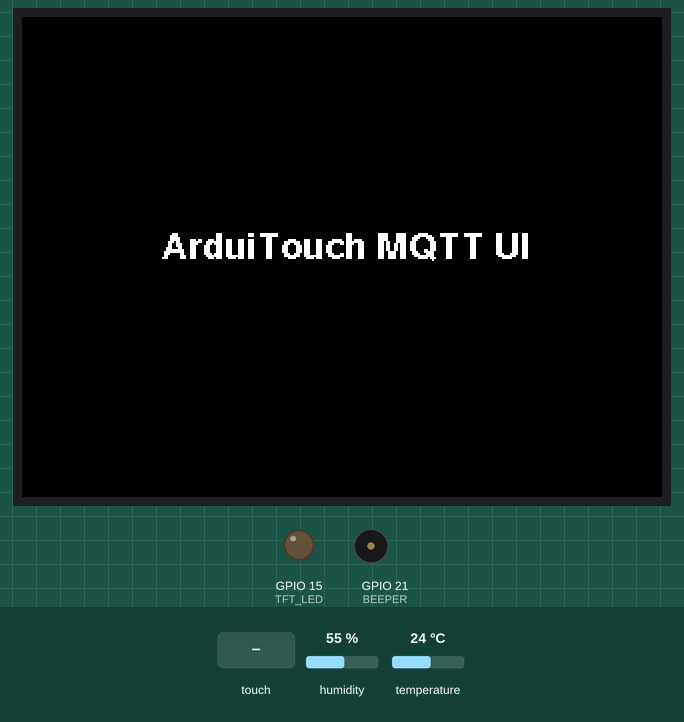
Simulated run of this sketch. Board: ESP32. On the bench: 320×240 colour display, output pins drawn as LEDs (lit = HIGH), buzzer (waves = sounding). The inputs (shaded band) are chosen by the test bench; at power-on: humidity 55 %, temperature 24 °C. What the sketch prints to the serial monitor is not drawn.

Above: at 0.3 s.
At 4.1 s:
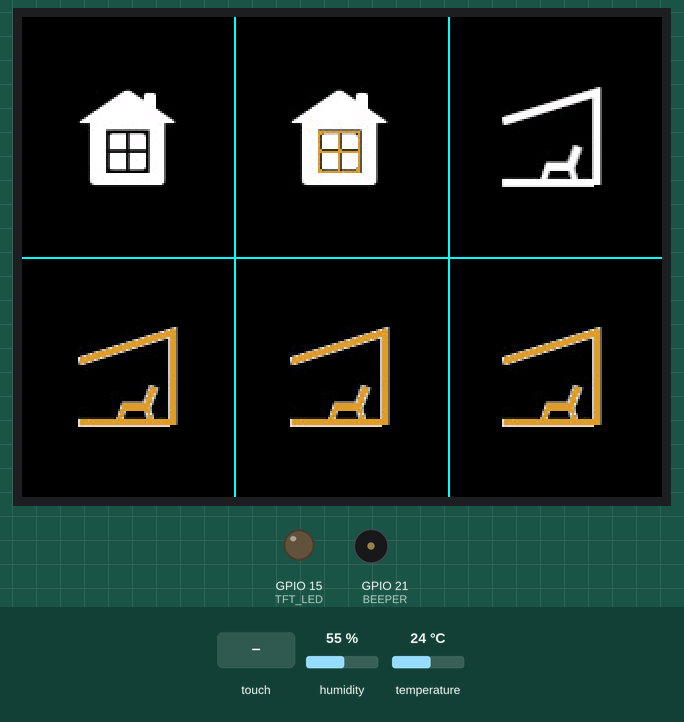
4.2 s: touch panel pressed at 13 % / 10 % of its raw x / y range
At 4.33 s:
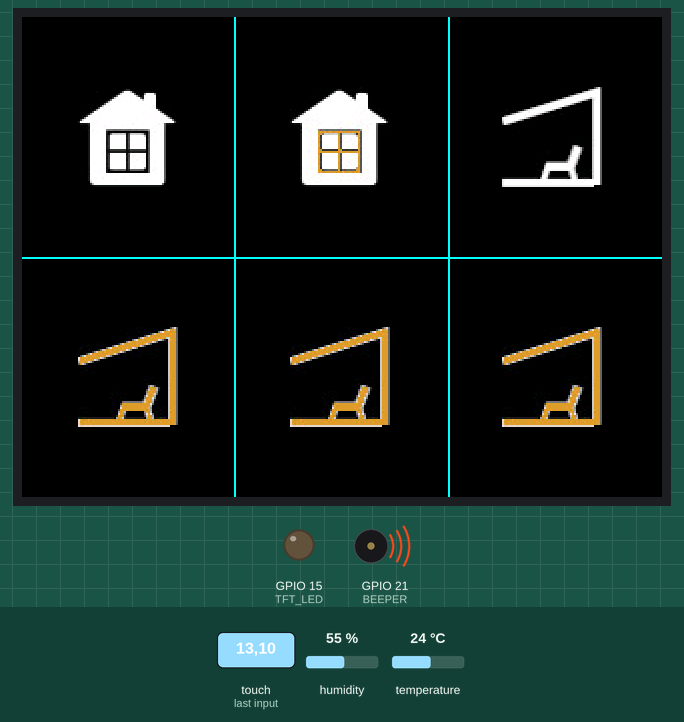
Timing chart, 0 to 7.2 s (numbered marks = the images above; inputs shaded):
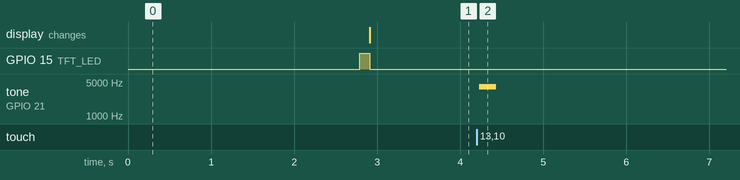

The sketch:

arduitouch-mqtt-ui.ino
```cpp
// (licence header left out)
/*______Import Libraries_______*/
#include <Arduino.h>
#include <SPI.h>
#include "Adafruit_GFX.h"
#include "Adafruit_ILI9341.h"
#include <XPT2046_Touchscreen.h>
#include <Fonts/FreeSansBold9pt7b.h>
#include <DHTesp.h>
#include "Ticker.h"
#include "usergraphics.h"
#include "gardenhouse.h"
#include "gardenhouse_active.h"
#include "terrace.h"
#include "terrace_active.h"

/*______End of Libraries_______*/


/*__Pin definitions for the ESP8266__*/
#define TFT_CS   5
#define TFT_DC   4
#define TFT_LED  15
#define TFT_MOSI 23
#define TFT_CLK  18
#define TFT_RST  22
#define TFT_MISO 19
#define TFT_LED  15

#define DHTPIN 27     // Digital pin connected to the DHT sensor
#define DHTTYPE    DHT22     // DHT 22 (AM2302)

#define BEEPER 21

#define HAVE_TOUCHPAD
#define TOUCH_CS 14
#define TOUCH_IRQ 2

/*_______End of definitions______*/


/*____Calibrate Touchscreen_____*/
#define MINPRESSURE 10      // minimum required force for touch event
#define TS_MINX 370
#define TS_MINY 470
#define TS_MAXX 3700
#define TS_MAXY 3600
/*______End of Calibration______*/


/*___Keylock spezific definitions___*/
#define codenum 42    // 42 is the answer for everything, but you can change this to any number between 0 and 999999

/*___End of Keylock spezific definitions___*/


Adafruit_ILI9341 tft = Adafruit_ILI9341(TFT_CS, TFT_DC, TFT_RST);
XPT2046_Touchscreen touch(TOUCH_CS, TOUCH_IRQ);

DHTesp dht;
void tempTask(void *pvParameters);
bool getTemperature();
void triggerGetTemp();
/** Task handle for the light value read task */
TaskHandle_t tempTaskHandle = NULL;
/** Ticker for temperature reading */
Ticker tempTicker;
/** Comfort profile */
ComfortState cf;
/** Flag if task should run */
bool tasksEnabled = false;

bool initTemp() {
  byte resultValue = 0;
  // Initialize temperature sensor
  dht.setup(DHTPIN, DHTesp::DHTTYPE);
  Serial.println("DHT initiated");

  // Start task to get temperature
  xTaskCreatePinnedToCore(
      tempTask,                       /* Function to implement the task */
      "tempTask ",                    /* Name of the task */
      4000,                           /* Stack size in words */
      NULL,                           /* Task input parameter */
      5,                              /* Priority of the task */
      &tempTaskHandle,                /* Task handle. */
      1);                             /* Core where the task should run */

  if (tempTaskHandle == NULL) {
    Serial.println("Failed to start task for temperature update");
    return false;
  } else {
    // Start update of environment data every 20 seconds
    tempTicker.attach(20, triggerGetTemp);
  }
  return true;
}

/**
 * triggerGetTemp
 * Sets flag dhtUpdated to true for handling in loop()
 * called by Ticker getTempTimer
 */
void triggerGetTemp() {
  if (tempTaskHandle != NULL) {
     xTaskResumeFromISR(tempTaskHandle);
  }
}

/**
 * Task to reads temperature from DHT11 sensor
 * @param pvParameters
 *    pointer to task parameters
 */
void tempTask(void *pvParameters) {
  Serial.println("tempTask loop started");
  while (1) // tempTask loop
  {
    if (tasksEnabled) {
      // Get temperature values
      getTemperature();
    }
    // Got sleep again
    vTaskSuspend(NULL);
  }
}

/**
 * getTemperature
 * Reads temperature from DHT sensor
 * @return bool
 *    true if temperature could be aquired
 *    false if aquisition failed
*/
bool getTemperature() {
  // Reading temperature for humidity takes about 250 milliseconds!
  // Sensor readings may also be up to 2 seconds 'old' (it's a very slow sensor)
  TempAndHumidity newValues = dht.getTempAndHumidity();
  // Check if any reads failed and exit early (to try again).
  if (dht.getStatus() != 0) {
    Serial.println("DHT error status: " + String(dht.getStatusString()));
    return false;
  }

  float heatIndex = dht.computeHeatIndex(newValues.temperature, newValues.humidity);
  float dewPoint = dht.computeDewPoint(newValues.temperature, newValues.humidity);
  float cr = dht.getComfortRatio(cf, newValues.temperature, newValues.humidity);

  String comfortStatus;
  switch(cf) {
    case Comfort_OK:
      comfortStatus = "Comfort_OK";
      break;
    case Comfort_TooHot:
      comfortStatus = "Comfort_TooHot";
      break;
    case Comfort_TooCold:
      comfortStatus = "Comfort_TooCold";
      break;
    case Comfort_TooDry:
      comfortStatus = "Comfort_TooDry";
      break;
    case Comfort_TooHumid:
      comfortStatus = "Comfort_TooHumid";
      break;
    case Comfort_HotAndHumid:
      comfortStatus = "Comfort_HotAndHumid";
      break;
    case Comfort_HotAndDry:
      comfortStatus = "Comfort_HotAndDry";
      break;
    case Comfort_ColdAndHumid:
      comfortStatus = "Comfort_ColdAndHumid";
      break;
    case Comfort_ColdAndDry:
      comfortStatus = "Comfort_ColdAndDry";
      break;
    default:
      comfortStatus = "Unknown:";
      break;
  };

  Serial.println(" T:" + String(newValues.temperature) + " H:" + String(newValues.humidity) + " I:" + String(heatIndex) + " D:" + String(dewPoint) + " " + comfortStatus);
  return true;
}


int X,Y;
char action;
boolean result = false;
bool Touch_pressed = false;
unsigned long delayTime;
TS_Point p;


void setup() {
  Serial.begin(115200); //Use serial monitor for debugging

  Serial.println("DHT ESP32 example with tasks");
  initTemp();
  // Signal end of setup() to tasks
  tasksEnabled = true;


  pinMode(TFT_LED, OUTPUT); // define as output for backlight control

  Serial.println("Init TFT and Touch...");
  tft.begin();
  tft.setRotation(3);
  touch.begin();
  Serial.print("tftx ="); Serial.print(tft.width()); Serial.print(" tfty ="); Serial.println(tft.height());
  tft.fillScreen(ILI9341_BLACK);

  IntroScreen();
  digitalWrite(TFT_LED, LOW);    // LOW to turn backlight on;

  delay(1500);

  digitalWrite(TFT_LED, HIGH);    // HIGH to turn backlight off - will hide the display during drawing
  draw_BoxNButtons();
  digitalWrite(TFT_LED, LOW);    // LOW to turn backlight on;

  //sound configuration
  ledcSetup(0,1E5,12);
  ledcAttachPin(BEEPER,0);

    Serial.println();
}

void loop() {
  // check touch screen for new events
  if (Touch_Event()== true) {
    X = p.y; Y = p.x;
    Touch_pressed = true;

  } else {
    Touch_pressed = false;
  }

  // if touch is pressed detect pressed buttons
  if (Touch_pressed == true) {

    DetectButtons();


   // hier Auswertung einfügen


  }
  delay(100);
  ledcWriteTone(0,0);

  if (!tasksEnabled) {
    // Wait 2 seconds to let system settle down
    delay(2000);
    // Enable task that will read values from the DHT sensor
    tasksEnabled = true;
    if (tempTaskHandle != NULL) {
      vTaskResume(tempTaskHandle);
    }
  }
  yield();

//END LOOP
}


/********************************************************************//**
 * @brief     detects a touch event and converts touch data
 * @param[in] None
 * @return    boolean (true = touch pressed, false = touch unpressed)
 *********************************************************************/
bool Touch_Event() {
  p = touch.getPoint();
  delay(1);
  #ifdef touch_yellow_header
    p.x = map(p.x, TS_MINX, TS_MAXX, 320, 0); // yellow header
  #else
    p.x = map(p.x, TS_MINX, TS_MAXX, 0, 320); // black header
  #endif
  p.y = map(p.y, TS_MINY, TS_MAXY, 0, 240);
  if (p.z > MINPRESSURE) return true;
  return false;
}


/********************************************************************//**
 * @brief     detecting pressed buttons with the given touchscreen values
 * @param[in] None
 * @return    None
 *********************************************************************/
void DetectButtons()
{
  if (X>120) //Detecting Buttons on Column 1
  {
    if (Y>213) //If Button 1 is pressed
    {Serial.println ("Button 1");
    Button_ACK_Tone();
    }

     if (Y>106 && Y<213) //If Button 2 is pressed
    {Serial.println ("Button 2");
    Button_ACK_Tone();
    }

     if (Y>0 && Y<106) //If Button 3 is pressed
    {Serial.println ("Button 3");
    Button_ACK_Tone();
    }

  }

  if (X>0 && X<120) //Detecting Buttons on Column 2
  {
    if (Y>213) //If Button 4 is pressed
    {Serial.println ("Button 4");
    Button_ACK_Tone();
    }

     if (Y>106 && Y<213) //If Button 5 is pressed
    {Serial.println ("Button 5");
    Button_ACK_Tone();
    }

     if (Y>0 && Y<106) //If Button 6 is pressed
    {Serial.println ("Button 6");
    Button_ACK_Tone();
    }
  }

}


/********************************************************************//**
 * @brief     shows the intro screen in setup procedure
 * @param[in] None
 * @return    None
 *********************************************************************/
void IntroScreen()
{
  //Draw the Result Box
  tft.fillRect(0, 0, 240, 320, ILI9341_BLACK);


  tft.setTextSize(0);
  tft.setTextColor(ILI9341_WHITE);
  tft.setFont(&FreeSansBold9pt7b);

  tft.setCursor(70, 120);
  tft.println("ArduiTouch MQTT UI");
  delay(1000);

}


/********************************************************************//**
 * @brief     draws the keypad
 * @param[in] None
 * @return    None
 *********************************************************************/
void draw_BoxNButtons()
{

   //clear screen black
  tft.fillRect(0, 0, 320, 240, ILI9341_BLACK);
  tft.setFont(0);


  //Draw Horizontal Lines

  tft.drawFastHLine(0, 120, 320, ILI9341_CYAN);

  //Draw Vertical Lines
  tft.drawFastVLine(106, 0, 240, ILI9341_CYAN);
  tft.drawFastVLine(213, 0, 240, ILI9341_CYAN);


  tft.drawRGBBitmap(28,35, gardenhouse,50,50);
  tft.drawRGBBitmap(134,35, gardenhouse_active,50,50);
  tft.drawRGBBitmap(240,35, terrace,50,50);
  tft.drawRGBBitmap(28,155, terrace_active,50,50);
  tft.drawRGBBitmap(134,155, terrace_active,50,50);
  tft.drawRGBBitmap(240,155, terrace_active,50,50);

}


/********************************************************************//**
 * @brief     plays ack tone (beep) after button pressing
 * @param[in] None
 * @return    None
 *********************************************************************/
void Button_ACK_Tone(){
  ledcWriteTone(0,4000);
}
```

Source omitted: gardenhouse.h (data table, 24379 bytes), house_active.h (data table, 24393 bytes), terrace.h (data table, 24371 bytes), rrace_active.h (data table, 24385 bytes), sergraphics.h (data table, 115997 bytes)

Measured:
- after the input at 4.2 s, tone on GPIO 21 (BEEPER): silent → 4000 Hz at once, → silent 0.20 s later
